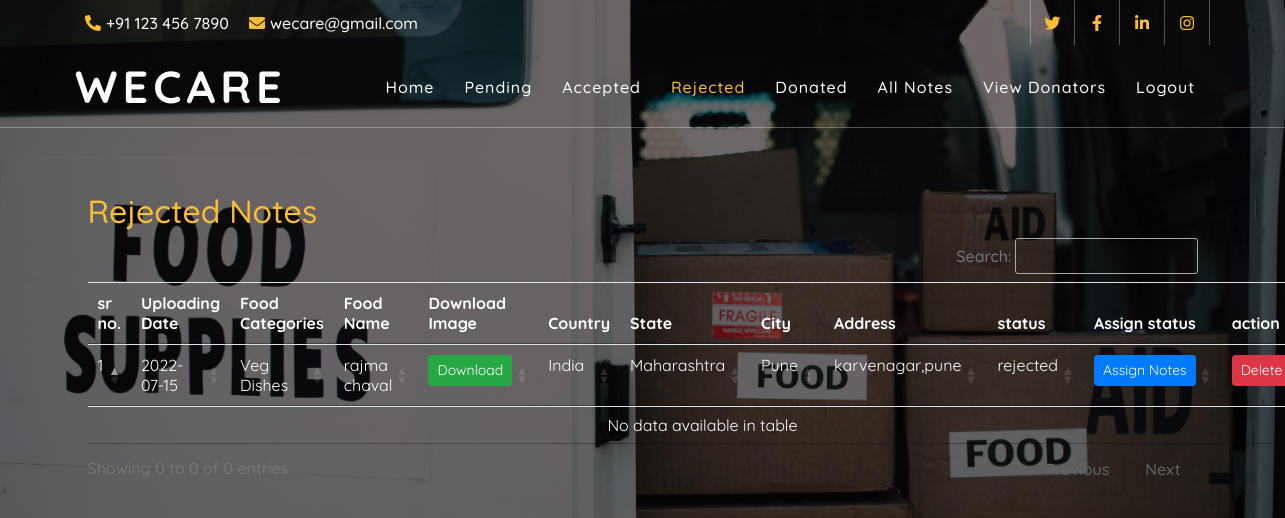
Screenshot of /rejected_notes (signed in) with the database file from the repository.
### notes/models.py (models this page shows, shortened)
class Notes(models.Model):
    user = models.ForeignKey(User,on_delete=models.CASCADE)
    uploadingdate = models.CharField(max_length=30)
    branch = models.CharField(max_length=10)
    subject = models.CharField(max_length=30)
    notesfile = models.FileField(max_length=30,null=True)
    filetyoe = models.CharField(max_length=10)
    state = models.CharField(max_length=100,blank=True, default=None)
    city = models.CharField(max_length=100,blank=True, default=None)
    description = models.CharField(max_length=300)
    status = models.CharField(max_length=10,null=True)

### notes/views.py (the view)
# urls.py: path('rejected_notes',REJECTEDNOTES,name="rejected_notes"),
def REJECTEDNOTES(request):
    if not request.user.is_authenticated:
        return redirect('login_admin')
    notes = Notes.objects.filter(status = "rejected")
    d = {'notes':notes}
    return render(request,'rejected_notes.html',d)

### notes/templates/rejected_notes.html (shortened to what this page needs)
{% load static %}
{% block body %}
<link rel="stylesheet" type="text/css" href="https://cdn.datatables.net/1.10.22/css/jquery.dataTables.min.css">
<link rel="stylesheet" type="text/css" href="https://cdn.datatables.net/buttons/1.6.4/css/buttons.dataTables.min.css">
<!DOCTYPE html>
<html>
	<head>
			<link href="https://stackpath.bootstrapcdn.com/bootstrap/4.4.1/css/bootstrap.min.css" rel="stylesheet">
			<link href="https://cdnjs.cloudflare.com/ajax/libs/font-awesome/5.10.0/css/all.min.css" rel="stylesheet">
			<link href="{% static 'lib/flaticon/font/flaticon.css' % }" rel="stylesheet">
			<link href="{% static 'lib/animate/animate.min.css' %}" rel="stylesheet">
			<link href="{% static 'lib/owlcarousel/assets/owl.carousel.min.css' % }" rel="stylesheet">
			<link href="{% static 'css/style.css' %}" rel="stylesheet">
		</head>
<body>
	 <div class="top-bar d-none d-md-block">
		<div class="container-fluid">
			<div class="row">
				<div class="col-md-8">
					<div class="top-bar-left">
						<div class="text">
							<i class="fa fa-phone-alt"></i>
							<p>+91 123 456 7890</p>
						</div>
						<div class="text">
							<i class="fa fa-envelope"></i>
							<p>wecare@gmail.com</p>
						</div>
					</div>
				</div>
				<div class="col-md-4">
					<div class="top-bar-right">
						<div class="social">
							<a href=""><i class="fab fa-twitter"></i></a>
							<a href=""><i class="fab fa-facebook-f"></i></a>
							<a href=""><i class="fab fa-linkedin-in"></i></a>
							<a href=""><i class="fab fa-instagram"></i></a>
						</div>
					</div>
				</div>
			</div>
		</div>
	</div>
		<nav class="navbar navbar-expand-lg bg-dark navbar-dark"
		 style="background-color: lightgrey;">
			<div class="container-fluid">
				<a class="navbar-brand">WeCare</a>
		 <div class="collapse navbar-collapse justify-content-between" id="navbarCollapse">
			<div class="navbar-nav ml-auto">
			<ul class="navbar-nav">
				<li class="nav-item">
				<a class="nav-link "  href="{% url 'admin_home' %}">Home</a>
			</li>
			  <li class="nav-item">
				<a class="nav-link " href="{% url 'pending_notes' %}">Pending</a>
			  </li>
			  <li class="nav-item ">
				<a class="nav-link " href="{% url 'accepted_notes' %}">Accepted</a>
			  <li class="nav-item">
				<a class="nav-link active" href="{% url 'rejected_notes' %}">Rejected</a>
			  </li>
			  <li class="nav-item ">
				<a class="nav-link" href="{% url 'donated' %}">Donated</a>
			  <li class="nav-item">
				<a class="nav-link" href="{% url 'all_notes' %}">All Notes</a>
			  </li>
			  </li>
			  <li class="nav-item ">
				<a class="nav-link " href="{% url 'view_users' %}">View Donators</a>
			  <li class="nav-item">
				<a class="nav-link" href="{% url 'admin_logout' %}">Logout</a>
			  </li>
			</ul>
		</div>
		  </nav>
		<br></br>
		<br></br>
		<br></br>
		<br></br>
	<div class="container">
		<h2 style="font-family: 'Quicksand';color:#fdbe33">Rejected Notes</h2>
		<table class="table table=border" id="example"
		style="font-family: 'Quicksand';color:#ffffff">
			<thead>
				<tr >
					<th>sr no.</th>
					<th>Uploading Date</th>
					<th>Food Categories</th>
					<th>Food Name</th>
					<th>Download Image</th>
					<th>Country</th>
					<th>State</th>
					<th>City</th>
					<th>Address</th>
					<th>status</th>
					<th>Assign status</th>
					<th>action</th>
				</tr>
				{% for i in notes %}
				<tr style="background-color: rgb(0,0, 0, 0);">
					<td>{{forloop.counter}}</td>
					<td>{{i.uploadingdate}}</td>
					<td>{{i.branch}}</td>
					<td>{{i.subject}}</td>
					<td><a href="{{i.notesfile.url}}" class="btn btn-success btn-sm" download>Download </a></td>
					<td>{{i.filetyoe}}</td>
					<td>{{i.state}}</td>
					<td>{{i.city}}</td>
					<td>{{i.description}}</td>
					<td>{{i.status}}</td>
					<td><a href="{% url 'assign_notes' i.id %}" class="btn btn-primary btn-sm">Assign&nbsp;Notes </a></td>
					<td><a href="{% url 'delete_notes' i.id %}" class="btn btn-danger btn-sm" onclick="return confirm('are you sure?')">Delete </a></td>
				</tr>
				{% endfor %}
			</thead>
		</table>
	</div>
</body>
</html>
{% endblock %}

### notes/static/css/style.css (style rules this page uses)
body { color: #777777; font-weight: 500; background: #ffffff; font-family: 'Quicksand', sans-serif; }
h1, h2, h3, h4, h5, h6 { color: #4a4c70; }
a { color: #4a4c70; transition: .3s; }
.container-fluid { max-width: 1366px; }
.top-bar { position: absolute; height: 45px; width: 100%; top: 0; left: 0; z-index: 3; border-bottom: 1px solid #4a4c70(255, 255, 255, .3); }
.top-bar .top-bar-left { display: flex; align-items: center; justify-content: flex-start; }
.top-bar .top-bar-right { display: flex; align-items: center; justify-content: flex-end; }
.top-bar .text { display: flex; align-items: center; justify-content: center; flex-direction: row; height: 45px; padding: 0 10px; text-align: center; border-left: 1px solid #4a4c70(255, 255, 255, .3); }
.top-bar .text:last-child { border-right: 1px solid #4a4c70(255, 255, 255, .3); }
.top-bar .text i { font-size: 16px; color: #FDBE33; margin-right: 5px; }
.top-bar .text p { color: #ffffff; font-size: 16px; font-weight: 500; margin: 0; }
.top-bar .social { display: flex; height: 45px; font-size: 0; justify-content: flex-end; }
.top-bar .social a { display: flex; align-items: center; justify-content: center; width: 45px; height: 100%; font-size: 16px; color: #FDBE33; border-right: 1px solid rgba(255, 255, 255, .3); }
.top-bar .social a:first-child { border-left: 1px solid rgba(255, 255, 255, .3); }
@media (min-width: 992px) { .top-bar { padding: 0 60px; } }
.navbar { position: relative; transition: .5s; z-index: 999; }
.navbar .navbar-brand { margin: 0; color: #ffffff; font-size: 45px; line-height: 0px; font-weight: 700; letter-spacing: 5px; text-transform: uppercase; }
.navbar-dark .navbar-nav .nav-link, .navbar-dark .navbar-nav .nav-link:focus, .navbar-dark .navbar-nav .nav-link:hover, .navbar-dark .navbar-nav .nav-link.active { padding: 10px 15px 8px 15px; color: #ffffff; }
.navbar-dark .navbar-nav .nav-link:hover, .navbar-dark .navbar-nav .nav-link.active { color: #FDBE33; transition: none; }
@media (min-width: 992px) { .navbar { position: absolute; width: 100%; top: 45px; padding: 20px 60px; background: transparent !important; border-bottom: 1px solid rgba(255, 255, 255, .3); z-index: 9; } }
@media (min-width: 992px) { .navbar a.nav-link { padding: 8px 15px; font-size: 16px; letter-spacing: 1px; } }

### rows the page displays
Notes: uploadingdate "2022-07-15", branch "Veg Dishes", subject "rajma chaval", filetyoe "India", state "Maharashtra", city "Pune", description "karvenagar,pune", status "rejected"
